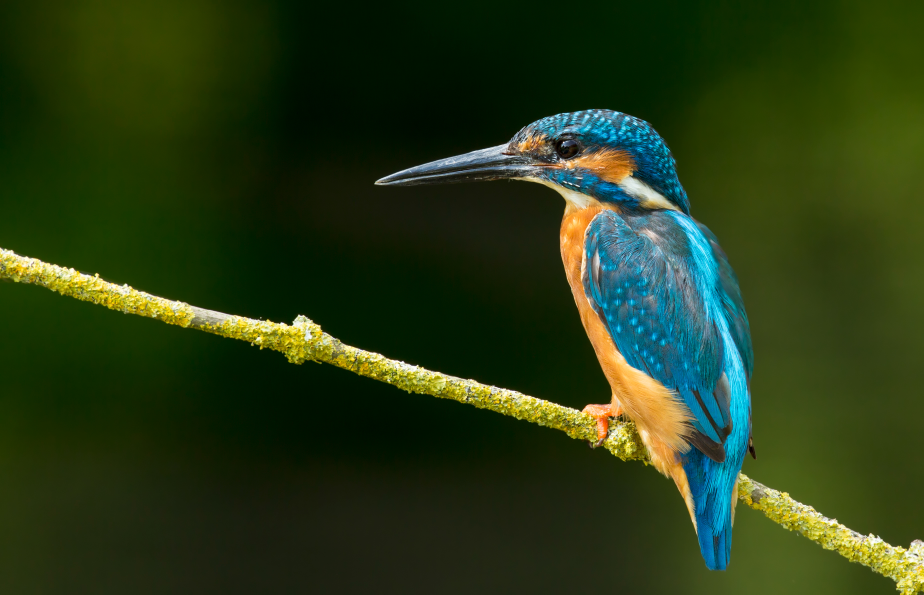
#> input picture test_imgs/bird.jpg, 3695 x 2377 px (shown at 1/4 size)
$ jupyter execute 'Hello, image hashing.ipynb'
#> lines starting #> are read from the running program, lines starting #| are printed output that depends on the picture; long printed decimals are rounded
[cell 1]
import sys

# prove the conda env is correct
#print(sys.executable)

[cell 2]
import cv2
import numpy as np
from matplotlib import pyplot as plt

[cell 3]
# read the image as grayscale in order to hash one channel
img = cv2.imread("test_imgs/bird.jpg", cv2.IMREAD_GRAYSCALE)
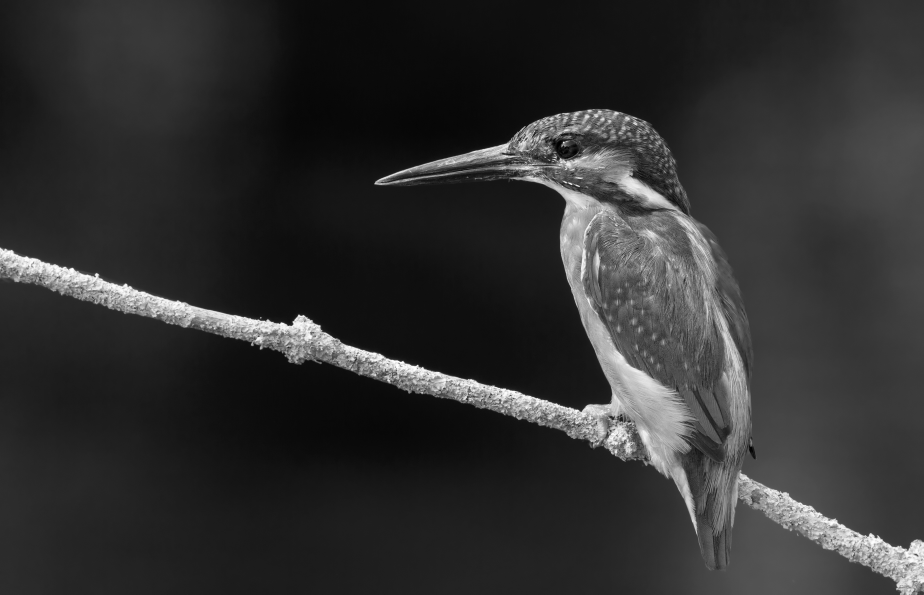
#> img: shape (2377, 3695) (shown at 1/4 size); min 0, max 255, mean 48.4
print(img.shape)
#| (2377, 3695)
plt.axis("off")
# display the image as grayscale
plt.imshow(img, cmap="gray")
plt.show()

[cell 4]
HASH_SIZE = 8

dim = (HASH_SIZE + 1, HASH_SIZE)

res = cv2.resize(img,dim,interpolation = cv2.INTER_AREA)

[cell 5]
print(res.shape)
#| (8, 9)
plt.axis("off")
# display the image as grayscale
plt.imshow(res, cmap="gray")
plt.show()
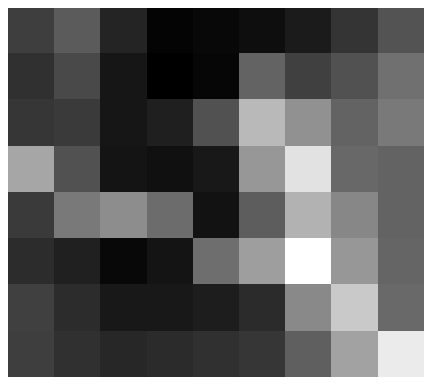
#> figure drawn by matplotlib, 1 panel

[cell 6]
def dhash(image, hashSize=8):
  # resize the input image, adding a single column (width) so we
  # can compute the horizontal gradient
#> called with hashSize = 8
  resized = cv2.resize(image, (hashSize + 1, hashSize))

  # compute the (relative) horizontal gradient between adjacent column pixels
  diff = resized[:, 1:] > resized[:, :-1]

  #print(diff)

  print(diff.shape)
#| (8, 8)
  plt.axis("off")
  # display the image as grayscale
  plt.imshow(diff, cmap="gray")
  plt.show()
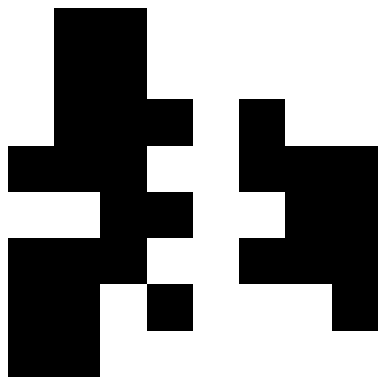
#> figure drawn by matplotlib, 1 panel

  # convert the difference image to a hash (perceptual difference)
  return sum([2 ** i for (i, v) in enumerate(diff.flatten()) if v])
  #return diff

[cell 7]
def dhash2(image, hashSize=8):
  plt.imshow(image, cmap="gray")
  plt.show()

  # resize the input image, adding a single column (width) so we
  # can compute the horizontal gradient
  resized = cv2.resize(image, (hashSize + 1, hashSize))

  # compute the (relative) horizontal gradient between adjacent column pixels
  diff = resized[:, 1:] > resized[:, :-1]

  #print(diff)

  #print(diff.shape)
  #plt.axis("off")
  # display the image as grayscale
  plt.imshow(diff, cmap="gray")
  plt.show()

  # convert the difference image to a hash (perceptual difference)
  #return sum([2 ** i for (i, v) in enumerate(diff.flatten()) if v])
  return diff.flatten()

[cell 8]
hash = dhash(img, HASH_SIZE)
#> hash = 18191191402595088889
print(hash)
#| 18191191402595088889

[cell 9]
#road2.jpg
needle = 10929794165987293292

haystack = {}
haystack[8164012587476474118] = "test_imgs/road1.jpg"
haystack[6171281278891305323] = "test_imgs/road3.jpg"
haystack[10929794165987293292] = "test_imgs/road4.jpg"
haystack[10929794164905162860] = "test_imgs/road5.jpg"
haystack[10929794165987293292] = "test_imgs/road6.jpg"

[cell 10]
for key, value in haystack.items():
    print(value)
    print(needle - key)

[cell 11]
from scipy.spatial import distance as dist

# compare arrays of bits

x = np.random.randint(2, size = 4)
y = np.random.randint(2, size = 4)
print(x)
print(y)
dist.hamming(x, y)

[cell 12]
src = cv2.imread("test_imgs/bird.jpg", cv2.IMREAD_GRAYSCALE)

needle = dhash2(src, HASH_SIZE)
#> in dhash2, `plt.show()`:
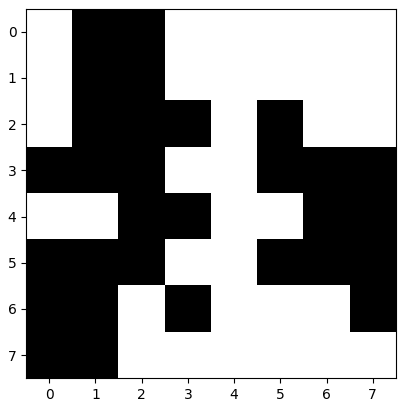
#> figure drawn by matplotlib, 1 panel
print(needle.astype(int))
#| [1 0 0 1 1 1 1 1 1 0 0 1 1 1 1 1 1 0 0 0 1 0 1 1 0 0 0 1 1 0 0 0 1 1 0 0 1
#|  1 0 0 0 0 0 1 1 0 0 0 0 0 1 0 1 1 1 0 0 0 1 1 1 1 1 1]

needle_hash = sum([2 ** i for (i, v) in enumerate(needle) if v])
#> needle_hash = 18191191402595088889
print(needle_hash)
#| 18191191402595088889

MAX_KERNEL_LENGTH = 31
src2 = cv2.imread("test_imgs/bird.jpg", cv2.IMREAD_GRAYSCALE)
#hay = dhash2(src2, HASH_SIZE)
dst = cv2.GaussianBlur(src2, (MAX_KERNEL_LENGTH, MAX_KERNEL_LENGTH), 0)
hay = dhash2(dst, HASH_SIZE)
#> call 2 of dhash2, with hashSize = 8
#> in dhash2 (call 2), `plt.show()`:
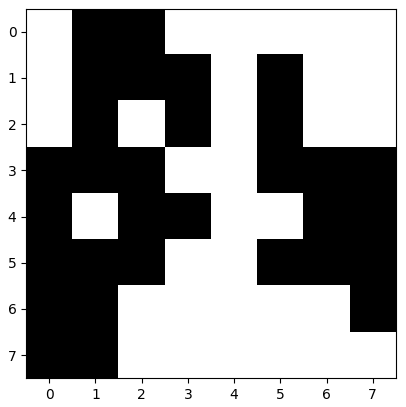
#> figure drawn by matplotlib, 1 panel

print(hay.astype(int))
#| [1 0 0 1 1 1 1 1 1 0 0 0 1 0 1 1 1 0 1 0 1 0 1 1 0 0 0 1 1 0 0 0 0 1 0 0 1
#|  1 0 0 0 0 0 1 1 0 0 0 0 0 1 1 1 1 1 0 0 0 1 1 1 1 1 1]

hay_hash = sum([2 ** i for (i, v) in enumerate(needle) if v])
#> hay_hash = 18191191402595088889
print(hay_hash)
#| 18191191402595088889

delta = dist.hamming(needle, hay)
#> delta = 0.0781
if delta == 0:
    print("identical")
elif delta < 0.1:
    print("similar")
else:
    print("different")

bit_delta = np.sum(needle != hay)
#> bit_delta = 5
print(bit_delta)
#| 5
if bit_delta == 0:
    print("identical")
elif bit_delta < 11:
    print("similar")
else:
    print("different")

print(dist.hamming(needle, hay))
#| 0.07812
print(hay_hash - needle_hash)
#| 0

#print(needle.shape)
#print(needle)
bit_xor = np.resize(np.bitwise_xor(needle, hay), dim)

print(bit_xor.shape)
#| (9, 8)
print(bit_xor.astype(int))
#| [[0 0 0 0 0 0 0 0]
#|  [0 0 0 1 0 1 0 0]
#|  [0 0 1 0 0 0 0 0]
#|  [0 0 0 0 0 0 0 0]
#|  [1 0 0 0 0 0 0 0]
#|  [0 0 0 0 0 0 0 0]
#|  [0 0 0 1 0 0 0 0]
#|  [0 0 0 0 0 0 0 0]
#|  [0 0 0 0 0 0 0 0]]
plt.imshow(bit_xor, cmap="gray")
plt.show()
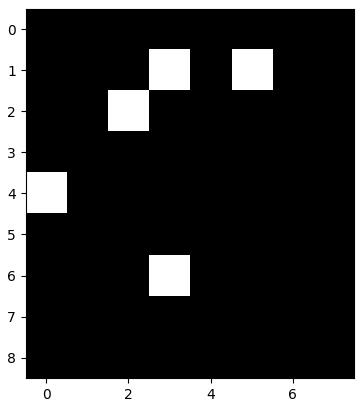
#> figure drawn by matplotlib, 1 panel
